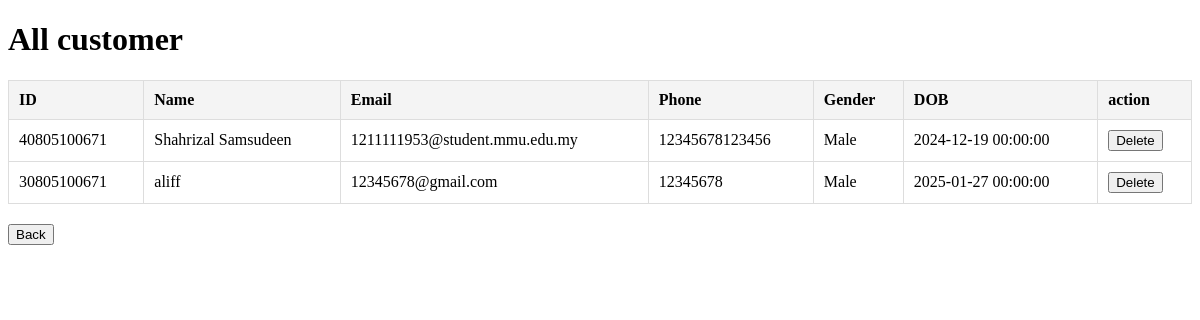
Before: /viewcustomer with the older database file.
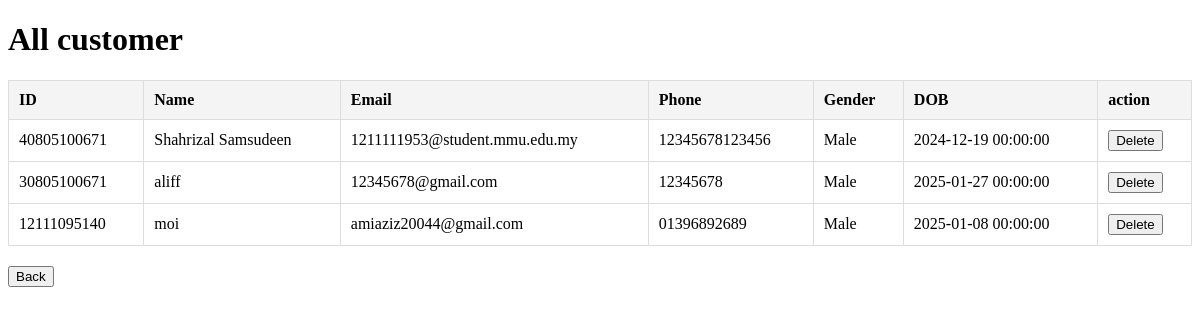
After: the same page with the newer database file.
### main.py (models this page shows)
class customer(db.Model,UserMixin):
  id=db.Column(db.Integer, primary_key=True)
  name=db.Column(db.String(150))
  password=db.Column(db.String(150))
  email=db.Column(db.String(100),unique=True)
  ph=db.Column(db.String(150),unique=True)
  gender=db.Column(db.String(150))
  dob=db.Column(db.DateTime(),default=datetime)

### main.py (the view)
@tandtweb.route('/viewcustomer', methods=['GET'])
def view_customer():
    customer_list = customer.query.all()
    return render_template('viewcustomer.html', customer_list=customer_list)

### templates/viewcustomer.html (shortened to what this page needs)
<!DOCTYPE html>
<html lang="en">
<head>
</head>
<body>
    <h1>All customer</h1>
    <table>
        <thead>
            <tr>
                <th>ID</th>
                <th>Name</th>
                <th>Email</th>
                <th>Phone</th>
                <th>Gender</th>
                <th>DOB</th>
                <th>action</th>
            </tr>
        </thead>
        <tbody>
            {% for customer in customer_list %}
                <tr>
                    <td>{{ customer.id }}</td>
                    <td>{{ customer.name }}</td>
                    <td>{{ customer.email }}</td>
                    <td>{{ customer.ph }}</td>
                    <td>{{ customer.gender }}</td>
                    <td>{{ customer.dob }}</td>
                    <td>
                    <form action="/deletecustomer/{{ customer.id }}" method="POST" onsubmit="return confirm('Are you sure you want to delete this customer?')" style="display: inline;">
                      <button type="submit">Delete</button>
                  </form>
                </td>
                </tr>
            {% endfor %}
        </tbody>
    </table>
    <button type="button" onclick="window.location.href='/adminhome'">Back</button>
</body>
</html>

### templates/viewcustomer.html (style rules this page uses)
table { width: 100%; border-collapse: collapse; margin: 20px 0; }
table, th, td { border: 1px solid #ddd; }
th, td { padding: 10px; text-align: left; }
th { background-color: #f4f4f4; }

Changed rows visible on the page:
added customer: id "12111095140", name "moi", email "amiaziz20044@gmail.com", ph "01396892689", gender "Male", dob "2025-01-08 00:00:00"
